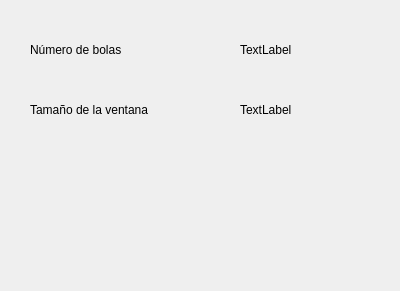
<?xml version="1.0" encoding="UTF-8"?>
<ui version="4.0">
 <class>DInformacion</class>
 <widget class="QDialog" name="DInformacion">
  <property name="geometry">
   <rect>
    <x>0</x>
    <y>0</y>
    <width>400</width>
    <height>291</height>
   </rect>
  </property>
  <property name="windowTitle">
   <string>Dialog</string>
  </property>
  <widget class="QLabel" name="label">
   <property name="geometry">
    <rect>
     <x>30</x>
     <y>40</y>
     <width>111</width>
     <height>20</height>
    </rect>
   </property>
   <property name="text">
    <string>Número de bolas</string>
   </property>
  </widget>
  <widget class="QLabel" name="label_2">
   <property name="geometry">
    <rect>
     <x>30</x>
     <y>100</y>
     <width>141</width>
     <height>20</height>
    </rect>
   </property>
   <property name="text">
    <string>Tamaño de la ventana</string>
   </property>
  </widget>
  <widget class="QLabel" name="etiquetaNumBolas">
   <property name="geometry">
    <rect>
     <x>240</x>
     <y>40</y>
     <width>141</width>
     <height>20</height>
    </rect>
   </property>
   <property name="text">
    <string>TextLabel</string>
   </property>
  </widget>
  <widget class="QLabel" name="etiquetaTamanyo">
   <property name="geometry">
    <rect>
     <x>240</x>
     <y>100</y>
     <width>141</width>
     <height>20</height>
    </rect>
   </property>
   <property name="text">
    <string>TextLabel</string>
   </property>
  </widget>
 </widget>
 <resources/>
 <connections/>
</ui>
